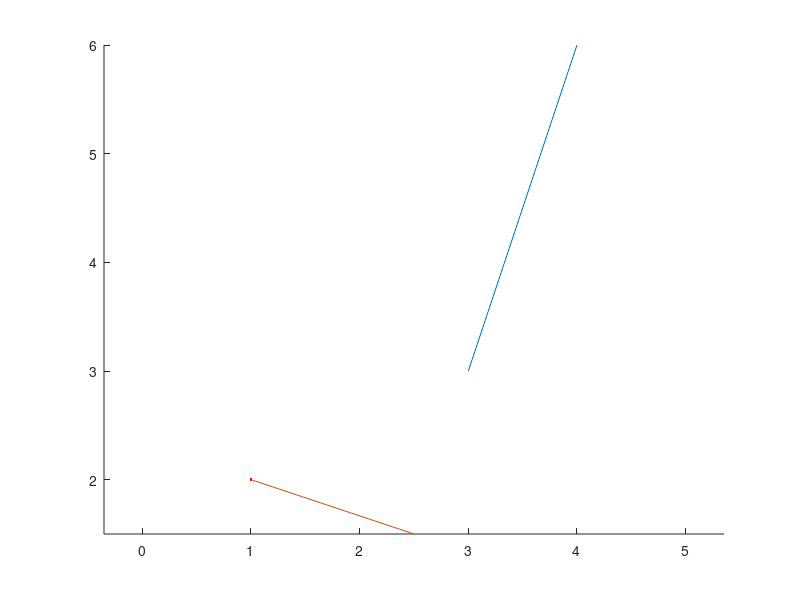

Here is the MATLAB script that generated this plot:
close all; clear; clc;
Q1 = [3;3]; Q2 = [4;6]; P = [1.00001;1.99998];

%distance between line Q1Q2 and point P
d = abs(det([Q2-Q1,P-Q1]))/norm(Q2-Q1); % for col. vectors
% d = abs(det([Q2-Q1;P-Q1]))/norm(Q2-Q1); % for row vectors.

%the nearest point R, on line Q1Q2
R = (dot(P-Q2,Q1-Q2)*Q1+dot(P-Q1,Q2-Q1)*Q2)/dot(Q2-Q1,Q2-Q1);
d2 = norm(R-P);

axis equal;
hold on;

plot([Q1(1) Q2(1)],[Q1(2) Q2(2)]);
plot(R(1),R(2),'g.');
plot(P(1),P(2),'r.');
plot([P(1) R(1)],[P(2) R(2)]);

disp(['dist  : ' num2str(d)]);
disp(['dist 2: ' num2str(d2)]);